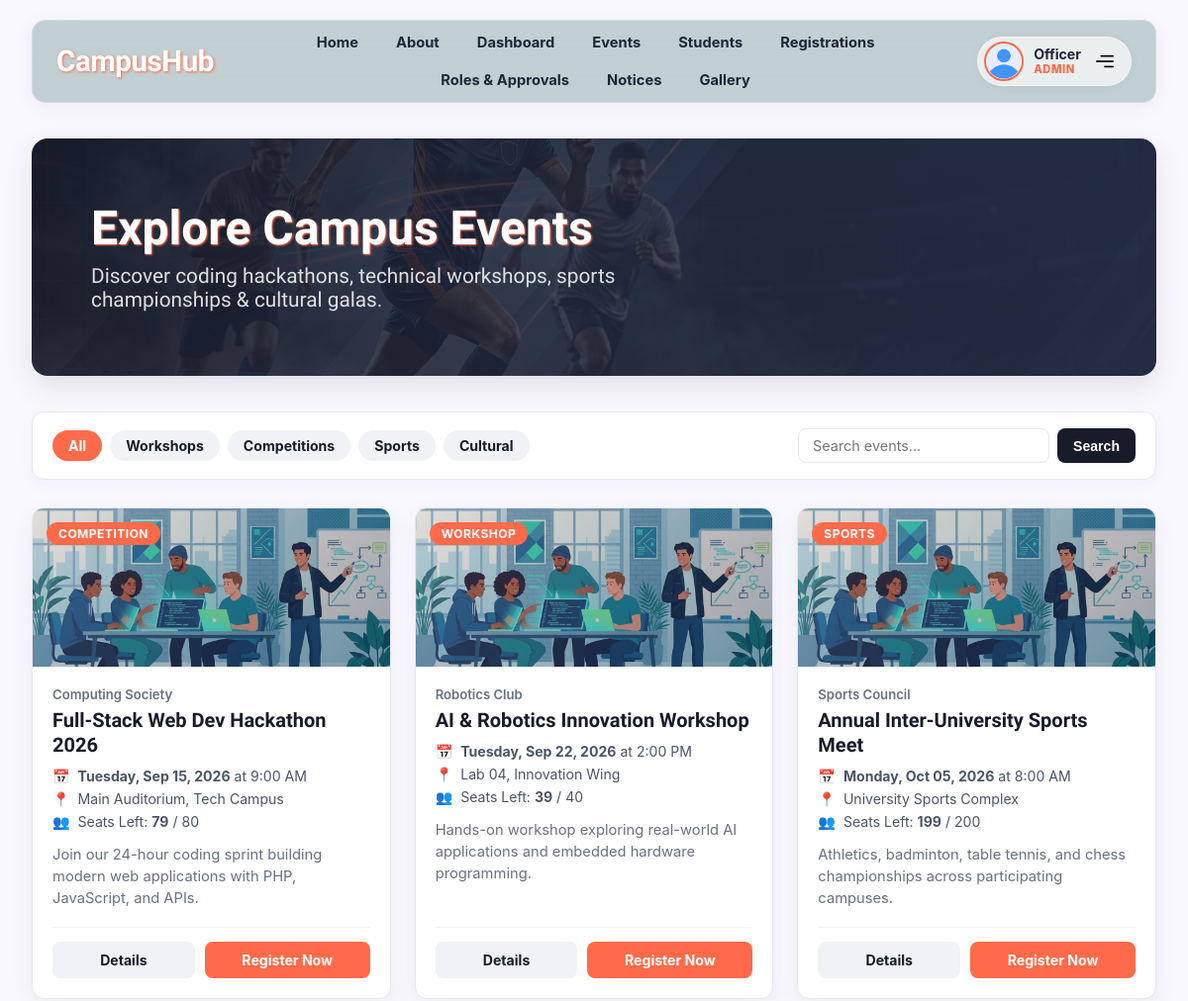
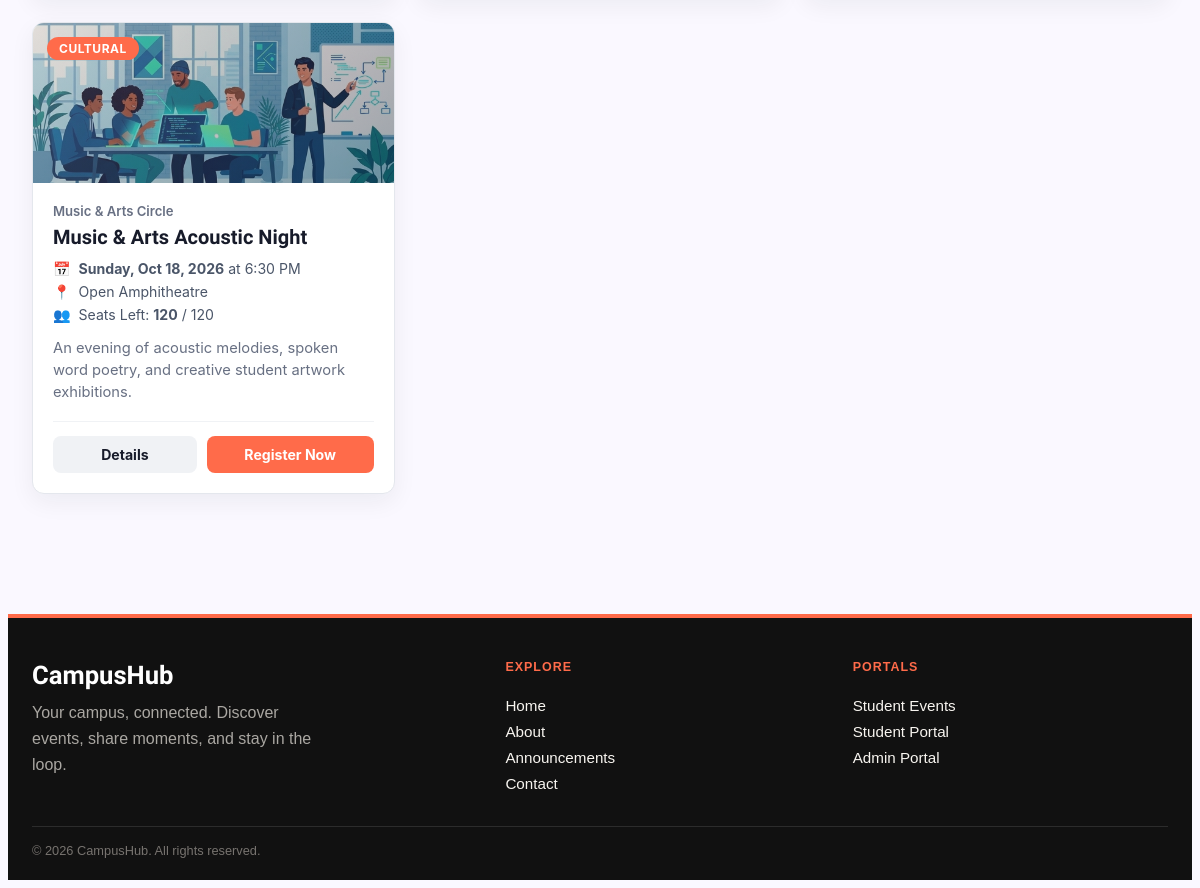
The page /student/events.php (signed in) on the database its author committed (2 pictures, top to bottom).
### tables this page shows
CREATE TABLE IF NOT EXISTS `events` (
  `event_id` INT AUTO_INCREMENT PRIMARY KEY,
  `title` VARCHAR(255) NOT NULL,
  `description` TEXT NOT NULL,
  `category` VARCHAR(50) NOT NULL DEFAULT 'Workshop',
  `club_name` VARCHAR(100) NOT NULL DEFAULT 'CampusHub General',
  `event_date` DATE NOT NULL,
  `event_time` TIME NOT NULL,
  `location` VARCHAR(255) NOT NULL,
  `max_participants` INT NOT NULL DEFAULT 50,
  `banner_image` VARCHAR(255) NULL,
  `meta_data` JSON NULL,
  `status` ENUM('upcoming', 'completed', 'cancelled') DEFAULT 'upcoming',
  `created_at` TIMESTAMP DEFAULT CURRENT_TIMESTAMP
);

### includes/db.php (called while the page is built, shortened)
<?php
class Database
{
  private static $connection = null;
  public static function getConnection()
  {
    if (self::$connection === null) {
      $conn = @new mysqli(DB_HOST, DB_USER, DB_PASS, DB_NAME, 3306);
      $conn->set_charset("utf8mb4");
      self::$connection = $conn;
    }
    return self::$connection;
  }
  public static function search($query, $types = null, $params = [])
  {
    $conn = self::getConnection();
    $statement = $conn->prepare($query);
    if ($types != null && !empty($params)) {
      $statement->bind_param($types, ...$params);
    }
    $statement->execute();
    $result = $statement->get_result();
    return $result;
  }
}

### student/events.php (the view, shortened to what this page needs)
<?php
require_once '../includes/header.php';
require_once '../includes/db.php';
$category = isset($_GET['category']) ? trim($_GET['category']) : 'all';
$search = isset($_GET['search']) ? trim($_GET['search']) : '';
$sql = "SELECT * FROM events WHERE status != 'cancelled'";
$params = [];
$types = "";
$sql .= " ORDER BY event_date ASC";
$events = [];
$res = Database::search($sql, $types, $params);
if ($res && $res->num_rows > 0) {
    while ($row = $res->fetch_assoc()) {
        $count_res = Database::search("SELECT COUNT(*) as registered_count FROM registrations WHERE events_event_id = ? AND status = 'confirmed'", "i", [$row['event_id']]);
        $reg_count = 0;
        if ($count_res && $crow = $count_res->fetch_assoc()) {
            $reg_count = (int)$crow['registered_count'];
        }
        $row['registered_count'] = $reg_count;
        $row['seats_left'] = max(0, (int)$row['max_participants'] - $reg_count);
        $events[] = $row;
    }
}
?>
<main class="page-container">
  <section class="events-hero">
    <h1>Explore Campus Events</h1>
    <p>Discover coding hackathons, technical workshops, sports championships & cultural galas.</p>
  </section>
  <section class="content-section">
    <div class="filter-bar">
      <div class="category-pills">
        <a href="events.php?category=all" class="pill-btn <?php echo ($category === 'all') ? 'active' : ''; ?>">All</a>
        <a href="events.php?category=Workshop" class="pill-btn <?php echo ($category === 'Workshop') ? 'active' : ''; ?>">Workshops</a>
        <a href="events.php?category=Competition" class="pill-btn <?php echo ($category === 'Competition') ? 'active' : ''; ?>">Competitions</a>
        <a href="events.php?category=Sports" class="pill-btn <?php echo ($category === 'Sports') ? 'active' : ''; ?>">Sports</a>
        <a href="events.php?category=Cultural" class="pill-btn <?php echo ($category === 'Cultural') ? 'active' : ''; ?>">Cultural</a>
      </div>
      <form method="GET" action="events.php" class="search-box">
        <input type="text" name="search" class="search-input" placeholder="Search events..." value="<?php echo htmlspecialchars($search); ?>">
        <button type="submit" class="btn-search">Search</button>
      </form>
    </div>
    <div class="events-grid">
      <?php if (empty($events)): ?>
        <div style="grid-column: 1 / -1; background: #ffffff; padding: 48px; text-align: center; border-radius: 12px; border: 1px solid var(--line);">
          <h2>No Events Found</h2>
          <p style="color: var(--muted); font-family: -apple-system, BlinkMacSystemFont, 'Segoe UI', Roboto, sans-serif;">
            No campus events match your selected filters. Try changing your search keywords or category.
          </p>
        </div>
      <?php else: ?>
        <?php foreach ($events as $event): ?>
          <?php
            $date_formatted = date('l, M d, Y', strtotime($event['event_date']));
            $time_formatted = date('g:i A', strtotime($event['event_time']));
          ?>
          <div class="event-card">
            <div class="event-img">
              <span class="event-category-badge"><?php echo htmlspecialchars($event['category'] ?? 'Event'); ?></span>
            </div>
            <div class="event-body">
              <div class="event-club"><?php echo htmlspecialchars($event['club_name'] ?? 'CampusHub'); ?></div>
              <h2 class="event-title"><?php echo htmlspecialchars($event['title']); ?></h2>
              <div class="event-meta-info">
                <div class="meta-row">
                  <span>📅</span>
                  <span><strong><?php echo $date_formatted; ?></strong> at <?php echo $time_formatted; ?></span>
                </div>
                <div class="meta-row">
                  <span>📍</span>
                  <span><?php echo htmlspecialchars($event['location']); ?></span>
                </div>
                <div class="meta-row">
                  <span>👥</span>
                  <span>Seats Left: <strong><?php echo htmlspecialchars($event['seats_left'] ?? $event['max_participants']); ?></strong> / <?php echo htmlspecialchars($event['max_participants']); ?></span>
                </div>
              </div>
              <p class="event-desc"><?php echo htmlspecialchars(mb_strimwidth($event['description'], 0, 110, '...')); ?></p>
              <div class="event-actions">
                <a href="event_details.php?id=<?php echo htmlspecialchars($event['event_id']); ?>" class="btn-details">Details</a>
                <a href="register_event.php?id=<?php echo htmlspecialchars($event['event_id']); ?>" class="btn-register">Register Now</a>
              </div>
            </div>
          </div>
        <?php endforeach; ?>
      <?php endif; ?>
    </div>
  </section>
</main>
<?php
require_once '../includes/footer.php';
?>

### assets/css/style.css (style rules this page uses)
body { background-color: #faf8ff; font-family: 'Archivo Black', sans-serif; }

### rows shown on the page
events: category "COMPETITION", club_name "Computing Society", title "Full-Stack Web Dev Hackathon 2026", event_date "Tuesday, Sep 15, 2026", event_time "9:00 AM", location "Main Auditorium, Tech Campus", seats_left "79", max_participants "80", description "Join our 24-hour coding sprint building modern web applications with PHP, JavaScript, and APIs."
events: category "WORKSHOP", club_name "Robotics Club", title "AI & Robotics Innovation Workshop", event_date "Tuesday, Sep 22, 2026", event_time "2:00 PM", location "Lab 04, Innovation Wing", seats_left "39", max_participants "40", description "Hands-on workshop exploring real-world AI applications and embedded hardware programming."
events: category "SPORTS", club_name "Sports Council", title "Annual Inter-University Sports Meet", event_date "Monday, Oct 05, 2026", event_time "8:00 AM", location "University Sports Complex", seats_left "199", max_participants "200", description "Athletics, badminton, table tennis, and chess championships across participating campuses."
events: category "CULTURAL", club_name "Music & Arts Circle", title "Music & Arts Acoustic Night", event_date "Sunday, Oct 18, 2026", event_time "6:30 PM", location "Open Amphitheatre", max_participants "120", description "An evening of acoustic melodies, spoken word poetry, and creative student artwork exhibitions."

### other values the page prints
$user_name "Officer"
str_replace('_', ' ', $user_role) "ADMIN"
